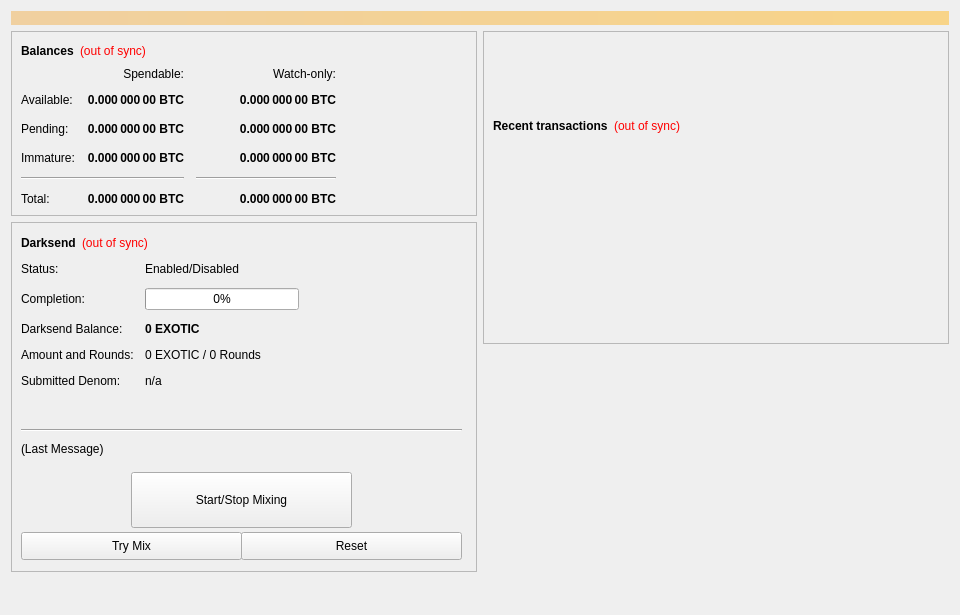
<?xml version="1.0" encoding="UTF-8"?>
<ui version="4.0">
 <class>OverviewPage</class>
 <widget class="QWidget" name="OverviewPage">
  <property name="geometry">
   <rect>
    <x>0</x>
    <y>0</y>
    <width>960</width>
    <height>615</height>
   </rect>
  </property>
  <property name="minimumSize">
   <size>
    <width>960</width>
    <height>0</height>
   </size>
  </property>
  <property name="windowTitle">
   <string>Form</string>
  </property>
  <layout class="QVBoxLayout" name="topLayout">
   <item>
    <widget class="QLabel" name="labelAlerts">
     <property name="visible">
      <bool>false</bool>
     </property>
     <property name="styleSheet">
      <string notr="true">background-color: qlineargradient(x1: 0, y1: 0, x2: 1, y2: 0, stop:0 #F0D0A0, stop:1 #F8D488); color:#000000;</string>
     </property>
     <property name="wordWrap">
      <bool>true</bool>
     </property>
     <property name="margin">
      <number>3</number>
     </property>
    </widget>
   </item>
   <item>
    <layout class="QHBoxLayout" name="horizontalLayout" stretch="1,1">
     <item>
      <layout class="QVBoxLayout" name="verticalLayout_2">
       <item>
        <widget class="QFrame" name="frame">
         <property name="frameShape">
          <enum>QFrame::StyledPanel</enum>
         </property>
         <property name="frameShadow">
          <enum>QFrame::Raised</enum>
         </property>
         <layout class="QVBoxLayout" name="verticalLayout_4">
          <item>
           <layout class="QHBoxLayout" name="horizontalLayout_4">
            <item>
             <widget class="QLabel" name="label_5">
              <property name="font">
               <font>
                <weight>75</weight>
                <bold>true</bold>
               </font>
              </property>
              <property name="text">
               <string>Balances</string>
              </property>
             </widget>
            </item>
            <item>
             <widget class="QLabel" name="labelWalletStatus">
              <property name="cursor">
               <cursorShape>WhatsThisCursor</cursorShape>
              </property>
              <property name="toolTip">
               <string>The displayed information may be out of date. Your wallet automatically synchronizes with the EXOTIC network after a connection is established, but this process has not completed yet.</string>
              </property>
              <property name="styleSheet">
               <string notr="true">QLabel { color: red; }</string>
              </property>
              <property name="text">
               <string notr="true">(out of sync)</string>
              </property>
              <property name="alignment">
               <set>Qt::AlignLeading|Qt::AlignLeft|Qt::AlignVCenter</set>
              </property>
             </widget>
            </item>
            <item>
             <spacer name="horizontalSpacer_3">
              <property name="orientation">
               <enum>Qt::Horizontal</enum>
              </property>
              <property name="sizeHint" stdset="0">
               <size>
                <width>40</width>
                <height>20</height>
               </size>
              </property>
             </spacer>
            </item>
           </layout>
          </item>
          <item>
           <layout class="QGridLayout" name="gridLayout">
            <property name="spacing">
             <number>12</number>
            </property>
            <item row="2" column="2">
             <widget class="QLabel" name="labelWatchPending">
              <property name="font">
               <font>
                <weight>75</weight>
                <bold>true</bold>
               </font>
              </property>
              <property name="cursor">
               <cursorShape>IBeamCursor</cursorShape>
              </property>
              <property name="toolTip">
               <string>Unconfirmed transactions to watch-only addresses</string>
              </property>
              <property name="text">
               <string notr="true">0.000 000 00 BTC</string>
              </property>
              <property name="alignment">
               <set>Qt::AlignRight|Qt::AlignTrailing|Qt::AlignVCenter</set>
              </property>
              <property name="textInteractionFlags">
               <set>Qt::LinksAccessibleByMouse|Qt::TextSelectableByKeyboard|Qt::TextSelectableByMouse</set>
              </property>
             </widget>
            </item>
            <item row="2" column="1">
             <widget class="QLabel" name="labelUnconfirmed">
              <property name="font">
               <font>
                <weight>75</weight>
                <bold>true</bold>
               </font>
              </property>
              <property name="cursor">
               <cursorShape>IBeamCursor</cursorShape>
              </property>
              <property name="toolTip">
               <string>Total of transactions that have yet to be confirmed, and do not yet count toward the spendable balance</string>
              </property>
              <property name="text">
               <string notr="true">0.000 000 00 BTC</string>
              </property>
              <property name="alignment">
               <set>Qt::AlignRight|Qt::AlignTrailing|Qt::AlignVCenter</set>
              </property>
              <property name="textInteractionFlags">
               <set>Qt::LinksAccessibleByMouse|Qt::TextSelectableByKeyboard|Qt::TextSelectableByMouse</set>
              </property>
             </widget>
            </item>
            <item row="3" column="2">
             <widget class="QLabel" name="labelWatchImmature">
              <property name="font">
               <font>
                <weight>75</weight>
                <bold>true</bold>
               </font>
              </property>
              <property name="cursor">
               <cursorShape>IBeamCursor</cursorShape>
              </property>
              <property name="toolTip">
               <string>Staked or masternode rewards in watch-only addresses that has not yet matured</string>
              </property>
              <property name="text">
               <string notr="true">0.000 000 00 BTC</string>
              </property>
              <property name="alignment">
               <set>Qt::AlignRight|Qt::AlignTrailing|Qt::AlignVCenter</set>
              </property>
              <property name="textInteractionFlags">
               <set>Qt::LinksAccessibleByMouse|Qt::TextSelectableByKeyboard|Qt::TextSelectableByMouse</set>
              </property>
             </widget>
            </item>
            <item row="4" column="0" colspan="2">
             <widget class="Line" name="lineSpendableBalance">
              <property name="orientation">
               <enum>Qt::Horizontal</enum>
              </property>
             </widget>
            </item>
            <item row="4" column="2">
             <widget class="Line" name="lineWatchBalance">
              <property name="sizePolicy">
               <sizepolicy hsizetype="Preferred" vsizetype="Fixed">
                <horstretch>0</horstretch>
                <verstretch>0</verstretch>
               </sizepolicy>
              </property>
              <property name="minimumSize">
               <size>
                <width>140</width>
                <height>0</height>
               </size>
              </property>
              <property name="orientation">
               <enum>Qt::Horizontal</enum>
              </property>
             </widget>
            </item>
            <item row="5" column="0">
             <widget class="QLabel" name="labelTotalText">
              <property name="text">
               <string>Total:</string>
              </property>
             </widget>
            </item>
            <item row="3" column="1">
             <widget class="QLabel" name="labelImmature">
              <property name="font">
               <font>
                <weight>75</weight>
                <bold>true</bold>
               </font>
              </property>
              <property name="cursor">
               <cursorShape>IBeamCursor</cursorShape>
              </property>
              <property name="toolTip">
               <string>Staked or masternode rewards that has not yet matured</string>
              </property>
              <property name="text">
               <string notr="true">0.000 000 00 BTC</string>
              </property>
              <property name="alignment">
               <set>Qt::AlignRight|Qt::AlignTrailing|Qt::AlignVCenter</set>
              </property>
              <property name="textInteractionFlags">
               <set>Qt::LinksAccessibleByMouse|Qt::TextSelectableByKeyboard|Qt::TextSelectableByMouse</set>
              </property>
             </widget>
            </item>
            <item row="2" column="3">
             <spacer name="horizontalSpacer_2">
              <property name="orientation">
               <enum>Qt::Horizontal</enum>
              </property>
              <property name="sizeHint" stdset="0">
               <size>
                <width>40</width>
                <height>20</height>
               </size>
              </property>
             </spacer>
            </item>
            <item row="3" column="0">
             <widget class="QLabel" name="labelImmatureText">
              <property name="text">
               <string>Immature:</string>
              </property>
             </widget>
            </item>
            <item row="5" column="1">
             <widget class="QLabel" name="labelTotal">
              <property name="font">
               <font>
                <weight>75</weight>
                <bold>true</bold>
               </font>
              </property>
              <property name="cursor">
               <cursorShape>IBeamCursor</cursorShape>
              </property>
              <property name="toolTip">
               <string>Your current total balance</string>
              </property>
              <property name="text">
               <string notr="true">0.000 000 00 BTC</string>
              </property>
              <property name="alignment">
               <set>Qt::AlignRight|Qt::AlignTrailing|Qt::AlignVCenter</set>
              </property>
              <property name="textInteractionFlags">
               <set>Qt::LinksAccessibleByMouse|Qt::TextSelectableByKeyboard|Qt::TextSelectableByMouse</set>
              </property>
             </widget>
            </item>
            <item row="5" column="2">
             <widget class="QLabel" name="labelWatchTotal">
              <property name="font">
               <font>
                <weight>75</weight>
                <bold>true</bold>
               </font>
              </property>
              <property name="cursor">
               <cursorShape>IBeamCursor</cursorShape>
              </property>
              <property name="toolTip">
               <string>Current total balance in watch-only addresses</string>
              </property>
              <property name="text">
               <string notr="true">0.000 000 00 BTC</string>
              </property>
              <property name="alignment">
               <set>Qt::AlignRight|Qt::AlignTrailing|Qt::AlignVCenter</set>
              </property>
              <property name="textInteractionFlags">
               <set>Qt::LinksAccessibleByMouse|Qt::TextSelectableByKeyboard|Qt::TextSelectableByMouse</set>
              </property>
             </widget>
            </item>
            <item row="0" column="2">
             <widget class="QLabel" name="labelWatchonly">
              <property name="text">
               <string>Watch-only:</string>
              </property>
              <property name="alignment">
               <set>Qt::AlignRight|Qt::AlignTrailing|Qt::AlignVCenter</set>
              </property>
             </widget>
            </item>
            <item row="1" column="0">
             <widget class="QLabel" name="labelBalanceText">
              <property name="text">
               <string>Available:</string>
              </property>
             </widget>
            </item>
            <item row="1" column="1">
             <widget class="QLabel" name="labelBalance">
              <property name="font">
               <font>
                <weight>75</weight>
                <bold>true</bold>
               </font>
              </property>
              <property name="cursor">
               <cursorShape>IBeamCursor</cursorShape>
              </property>
              <property name="toolTip">
               <string>Your current spendable balance</string>
              </property>
              <property name="text">
               <string notr="true">0.000 000 00 BTC</string>
              </property>
              <property name="alignment">
               <set>Qt::AlignRight|Qt::AlignTrailing|Qt::AlignVCenter</set>
              </property>
              <property name="textInteractionFlags">
               <set>Qt::LinksAccessibleByMouse|Qt::TextSelectableByKeyboard|Qt::TextSelectableByMouse</set>
              </property>
             </widget>
            </item>
            <item row="1" column="2">
             <widget class="QLabel" name="labelWatchAvailable">
              <property name="font">
               <font>
                <weight>75</weight>
                <bold>true</bold>
               </font>
              </property>
              <property name="cursor">
               <cursorShape>IBeamCursor</cursorShape>
              </property>
              <property name="toolTip">
               <string>Your current balance in watch-only addresses</string>
              </property>
              <property name="text">
               <string notr="true">0.000 000 00 BTC</string>
              </property>
              <property name="alignment">
               <set>Qt::AlignRight|Qt::AlignTrailing|Qt::AlignVCenter</set>
              </property>
              <property name="textInteractionFlags">
               <set>Qt::LinksAccessibleByMouse|Qt::TextSelectableByKeyboard|Qt::TextSelectableByMouse</set>
              </property>
             </widget>
            </item>
            <item row="2" column="0">
             <widget class="QLabel" name="labelPendingText">
              <property name="text">
               <string>Pending:</string>
              </property>
             </widget>
            </item>
            <item row="0" column="1">
             <widget class="QLabel" name="labelSpendable">
              <property name="text">
               <string>Spendable:</string>
              </property>
              <property name="alignment">
               <set>Qt::AlignRight|Qt::AlignTrailing|Qt::AlignVCenter</set>
              </property>
             </widget>
            </item>
           </layout>
          </item>
         </layout>
        </widget>
       </item>
       <item>
        <widget class="QFrame" name="frameDarksend">
         <property name="minimumSize">
          <size>
           <width>0</width>
           <height>350</height>
          </size>
         </property>
         <property name="layoutDirection">
          <enum>Qt::LeftToRight</enum>
         </property>
         <property name="frameShape">
          <enum>QFrame::StyledPanel</enum>
         </property>
         <property name="frameShadow">
          <enum>QFrame::Raised</enum>
         </property>
         <widget class="QWidget" name="formLayoutWidget">
          <property name="geometry">
           <rect>
            <x>10</x>
            <y>40</y>
            <width>451</width>
            <height>161</height>
           </rect>
          </property>
          <layout class="QFormLayout" name="formLayout">
           <property name="fieldGrowthPolicy">
            <enum>QFormLayout::AllNonFixedFieldsGrow</enum>
           </property>
           <property name="horizontalSpacing">
            <number>11</number>
           </property>
           <property name="verticalSpacing">
            <number>12</number>
           </property>
           <item row="0" column="0">
            <widget class="QLabel" name="label_6">
             <property name="text">
              <string>Status:</string>
             </property>
            </widget>
           </item>
           <item row="1" column="0">
            <widget class="QLabel" name="label_7">
             <property name="text">
              <string>Completion:</string>
             </property>
            </widget>
           </item>
           <item row="1" column="1">
            <widget class="QProgressBar" name="DarksendProgress">
             <property name="maximumSize">
              <size>
               <width>154</width>
               <height>16777215</height>
              </size>
             </property>
             <property name="value">
              <number>0</number>
             </property>
            </widget>
           </item>
           <item row="2" column="0">
            <widget class="QLabel" name="labelAnonymizedText">
             <property name="text">
              <string>Darksend Balance:</string>
             </property>
            </widget>
           </item>
           <item row="2" column="1">
            <widget class="QLabel" name="labelAnonymized">
             <property name="font">
              <font>
               <weight>75</weight>
               <bold>true</bold>
              </font>
             </property>
             <property name="text">
              <string notr="true">0 EXOTIC</string>
             </property>
            </widget>
           </item>
           <item row="3" column="0">
            <widget class="QLabel" name="label_8">
             <property name="text">
              <string>Amount and Rounds:</string>
             </property>
            </widget>
           </item>
           <item row="3" column="1">
            <widget class="QLabel" name="labelAmountRounds">
             <property name="text">
              <string>0 EXOTIC / 0 Rounds</string>
             </property>
            </widget>
           </item>
           <item row="4" column="0">
            <widget class="QLabel" name="label_9">
             <property name="text">
              <string>Submitted Denom:</string>
             </property>
            </widget>
           </item>
           <item row="4" column="1">
            <widget class="QLabel" name="labelSubmittedDenom">
             <property name="toolTip">
              <string>The denominations you submitted to the Masternode.&lt;br&gt;To mix, other users must submit the exact same denominations.</string>
             </property>
             <property name="text">
              <string>n/a</string>
             </property>
            </widget>
           </item>
           <item row="0" column="1">
            <widget class="QLabel" name="DarksendEnabled">
             <property name="text">
              <string>Enabled/Disabled</string>
             </property>
            </widget>
           </item>
          </layout>
         </widget>
         <widget class="QPushButton" name="runAutoDenom">
          <property name="geometry">
           <rect>
            <x>251</x>
            <y>17</y>
            <width>1</width>
            <height>1</height>
           </rect>
          </property>
          <property name="palette">
           <palette>
            <active>
             <colorrole role="WindowText">
              <brush brushstyle="SolidPattern">
               <color alpha="255">
                <red>0</red>
                <green>0</green>
                <blue>0</blue>
               </color>
              </brush>
             </colorrole>
             <colorrole role="Button">
              <brush brushstyle="SolidPattern">
               <color alpha="255">
                <red>239</red>
                <green>238</green>
                <blue>238</blue>
               </color>
              </brush>
             </colorrole>
             <colorrole role="Light">
              <brush brushstyle="SolidPattern">
               <color alpha="255">
                <red>255</red>
                <green>255</green>
                <blue>255</blue>
               </color>
              </brush>
             </colorrole>
             <colorrole role="Midlight">
              <brush brushstyle="SolidPattern">
               <color alpha="255">
                <red>247</red>
                <green>246</green>
                <blue>246</blue>
               </color>
              </brush>
             </colorrole>
             <colorrole role="Dark">
              <brush brushstyle="SolidPattern">
               <color alpha="255">
                <red>119</red>
                <green>119</green>
                <blue>119</blue>
               </color>
              </brush>
             </colorrole>
             <colorrole role="Mid">
              <brush brushstyle="SolidPattern">
               <color alpha="255">
                <red>159</red>
                <green>159</green>
                <blue>159</blue>
               </color>
              </brush>
             </colorrole>
             <colorrole role="Text">
              <brush brushstyle="SolidPattern">
               <color alpha="255">
                <red>0</red>
                <green>0</green>
                <blue>0</blue>
               </color>
              </brush>
             </colorrole>
             <colorrole role="BrightText">
              <brush brushstyle="SolidPattern">
               <color alpha="255">
                <red>255</red>
                <green>255</green>
                <blue>255</blue>
               </color>
              </brush>
             </colorrole>
             <colorrole role="ButtonText">
              <brush brushstyle="SolidPattern">
               <color alpha="255">
                <red>0</red>
                <green>0</green>
                <blue>0</blue>
               </color>
              </brush>
             </colorrole>
             <colorrole role="Base">
              <brush brushstyle="SolidPattern">
               <color alpha="255">
                <red>255</red>
                <green>255</green>
                <blue>255</blue>
               </color>
              </brush>
             </colorrole>
             <colorrole role="Window">
              <brush brushstyle="SolidPattern">
               <color alpha="255">
                <red>239</red>
                <green>238</green>
                <blue>238</blue>
               </color>
              </brush>
             </colorrole>
             <colorrole role="Shadow">
              <brush brushstyle="SolidPattern">
               <color alpha="255">
                <red>0</red>
                <green>0</green>
                <blue>0</blue>
               </color>
              </brush>
             </colorrole>
             <colorrole role="AlternateBase">
              <brush brushstyle="SolidPattern">
               <color alpha="255">
                <red>247</red>
                <green>246</green>
                <blue>246</blue>
               </color>
              </brush>
             </colorrole>
             <colorrole role="ToolTipBase">
              <brush brushstyle="SolidPattern">
               <color alpha="255">
                <red>255</red>
                <green>255</green>
                <blue>220</blue>
               </color>
              </brush>
             </colorrole>
             <colorrole role="ToolTipText">
              <brush brushstyle="SolidPattern">
               <color alpha="255">
                <red>0</red>
                <green>0</green>
                <blue>0</blue>
               </color>
              </brush>
             </colorrole>
            </active>
            <inactive>
             <colorrole role="WindowText">
              <brush brushstyle="SolidPattern">
               <color alpha="255">
                <red>0</red>
                <green>0</green>
                <blue>0</blue>
               </color>
              </brush>
             </colorrole>
             <colorrole role="Button">
              <brush brushstyle="SolidPattern">
               <color alpha="255">
                <red>239</red>
                <green>238</green>
                <blue>238</blue>
               </color>
              </brush>
             </colorrole>
             <colorrole role="Light">
              <brush brushstyle="SolidPattern">
               <color alpha="255">
                <red>255</red>
                <green>255</green>
                <blue>255</blue>
               </color>
              </brush>
             </colorrole>
             <colorrole role="Midlight">
              <brush brushstyle="SolidPattern">
               <color alpha="255">
                <red>247</red>
                <green>246</green>
                <blue>246</blue>
               </color>
              </brush>
             </colorrole>
             <colorrole role="Dark">
              <brush brushstyle="SolidPattern">
               <color alpha="255">
                <red>119</red>
                <green>119</green>
                <blue>119</blue>
               </color>
              </brush>
             </colorrole>
             <colorrole role="Mid">
              <brush brushstyle="SolidPattern">
               <color alpha="255">
                <red>159</red>
                <green>159</green>
                <blue>159</blue>
               </color>
              </brush>
             </colorrole>
             <colorrole role="Text">
              <brush brushstyle="SolidPattern">
               <color alpha="255">
                <red>0</red>
                <green>0</green>
                <blue>0</blue>
               </color>
              </brush>
             </colorrole>
             <colorrole role="BrightText">
              <brush brushstyle="SolidPattern">
               <color alpha="255">
                <red>255</red>
                <green>255</green>
                <blue>255</blue>
               </color>
              </brush>
             </colorrole>
             <colorrole role="ButtonText">
              <brush brushstyle="SolidPattern">
               <color alpha="255">
                <red>0</red>
                <green>0</green>
                <blue>0</blue>
               </color>
              </brush>
             </colorrole>
             <colorrole role="Base">
              <brush brushstyle="SolidPattern">
               <color alpha="255">
                <red>255</red>
                <green>255</green>
                <blue>255</blue>
               </color>
              </brush>
             </colorrole>
             <colorrole role="Window">
              <brush brushstyle="SolidPattern">
               <color alpha="255">
                <red>239</red>
                <green>238</green>
                <blue>238</blue>
               </color>
              </brush>
             </colorrole>
             <colorrole role="Shadow">
              <brush brushstyle="SolidPattern">
               <color alpha="255">
                <red>0</red>
                <green>0</green>
                <blue>0</blue>
               </color>
              </brush>
             </colorrole>
             <colorrole role="AlternateBase">
              <brush brushstyle="SolidPattern">
               <color alpha="255">
                <red>247</red>
                <green>246</green>
                <blue>246</blue>
               </color>
              </brush>
             </colorrole>
             <colorrole role="ToolTipBase">
              <brush brushstyle="SolidPattern">
               <color alpha="255">
                <red>255</red>
                <green>255</green>
                <blue>220</blue>
               </color>
              </brush>
             </colorrole>
             <colorrole role="ToolTipText">
              <brush brushstyle="SolidPattern">
               <color alpha="255">
                <red>0</red>
                <green>0</green>
                <blue>0</blue>
               </color>
              </brush>
             </colorrole>
            </inactive>
            <disabled>
             <colorrole role="WindowText">
              <brush brushstyle="SolidPattern">
               <color alpha="255">
                <red>119</red>
                <green>119</green>
                <blue>119</blue>
               </color>
              </brush>
             </colorrole>
             <colorrole role="Button">
              <brush brushstyle="SolidPattern">
               <color alpha="255">
                <red>239</red>
                <green>238</green>
                <blue>238</blue>
               </color>
              </brush>
             </colorrole>
             <colorrole role="Light">
              <brush brushstyle="SolidPattern">
               <color alpha="255">
                <red>255</red>
                <green>255</green>
                <blue>255</blue>
               </color>
              </brush>
             </colorrole>
             <colorrole role="Midlight">
              <brush brushstyle="SolidPattern">
               <color alpha="255">
                <red>247</red>
                <green>246</green>
                <blue>246</blue>
               </color>
              </brush>
             </colorrole>
             <colorrole role="Dark">
              <brush brushstyle="SolidPattern">
               <color alpha="255">
                <red>119</red>
                <green>119</green>
                <blue>119</blue>
               </color>
              </brush>
             </colorrole>
             <colorrole role="Mid">
              <brush brushstyle="SolidPattern">
               <color alpha="255">
                <red>159</red>
                <green>159</green>
                <blue>159</blue>
               </color>
              </brush>
             </colorrole>
             <colorrole role="Text">
              <brush brushstyle="SolidPattern">
               <color alpha="255">
                <red>119</red>
                <green>119</green>
                <blue>119</blue>
               </color>
              </brush>
             </colorrole>
             <colorrole role="BrightText">
              <brush brushstyle="SolidPattern">
               <color alpha="255">
                <red>255</red>
                <green>255</green>
                <blue>255</blue>
               </color>
              </brush>
             </colorrole>
             <colorrole role="ButtonText">
              <brush brushstyle="SolidPattern">
               <color alpha="255">
                <red>119</red>
                <green>119</green>
                <blue>119</blue>
               </color>
              </brush>
             </colorrole>
             <colorrole role="Base">
              <brush brushstyle="SolidPattern">
               <color alpha="255">
                <red>239</red>
                <green>238</green>
                <blue>238</blue>
               </color>
              </brush>
             </colorrole>
             <colorrole role="Window">
              <brush brushstyle="SolidPattern">
               <color alpha="255">
                <red>239</red>
                <green>238</green>
                <blue>238</blue>
               </color>
              </brush>
             </colorrole>
             <colorrole role="Shadow">
              <brush brushstyle="SolidPattern">
               <color alpha="255">
                <red>0</red>
                <green>0</green>
                <blue>0</blue>
               </color>
              </brush>
             </colorrole>
             <colorrole role="AlternateBase">
              <brush brushstyle="SolidPattern">
               <color alpha="255">
                <red>239</red>
                <green>238</green>
                <blue>238</blue>
               </color>
              </brush>
             </colorrole>
             <colorrole role="ToolTipBase">
              <brush brushstyle="SolidPattern">
               <color alpha="255">
                <red>255</red>
                <green>255</green>
                <blue>220</blue>
               </color>
              </brush>
             </colorrole>
             <colorrole role="ToolTipText">
              <brush brushstyle="SolidPattern">
               <color alpha="255">
                <red>0</red>
                <green>0</green>
                <blue>0</blue>
               </color>
              </brush>
             </colorrole>
            </disabled>
           </palette>
          </property>
          <property name="focusPolicy">
           <enum>Qt::NoFocus</enum>
          </property>
          <property name="autoFillBackground">
           <bool>true</bool>
          </property>
          <property name="text">
           <string/>
          </property>
          <property name="flat">
           <bool>true</bool>
          </property>
         </widget>
         <widget class="QPushButton" name="toggleDarksend">
          <property name="geometry">
           <rect>
            <x>120</x>
            <y>250</y>
            <width>221</width>
            <height>56</height>
           </rect>
          </property>
          <property name="sizePolicy">
           <sizepolicy hsizetype="MinimumExpanding" vsizetype="Fixed">
            <horstretch>0</horstretch>
            <verstretch>0</verstretch>
           </sizepolicy>
          </property>
          <property name="text">
           <string>Start/Stop Mixing</string>
          </property>
         </widget>
         <widget class="Line" name="lineLastMessage">
          <property name="geometry">
           <rect>
            <x>10</x>
            <y>200</y>
            <width>441</width>
            <height>16</height>
           </rect>
          </property>
          <property name="orientation">
           <enum>Qt::Horizontal</enum>
          </property>
         </widget>
         <widget class="QLabel" name="DarksendStatus">
          <property name="geometry">
           <rect>
            <x>10</x>
            <y>220</y>
            <width>451</width>
            <height>61</height>
           </rect>
          </property>
          <property name="minimumSize">
           <size>
            <width>288</width>
            <height>43</height>
           </size>
          </property>
          <property name="text">
           <string>(Last Message)</string>
          </property>
          <property name="alignment">
           <set>Qt::AlignLeading|Qt::AlignLeft|Qt::AlignTop</set>
          </property>
          <property name="wordWrap">
           <bool>true</bool>
          </property>
         </widget>
         <widget class="QPushButton" name="DarksendAuto">
          <property name="geometry">
           <rect>
            <x>10</x>
            <y>310</y>
            <width>221</width>
            <height>28</height>
           </rect>
          </property>
          <property name="sizePolicy">
           <sizepolicy hsizetype="MinimumExpanding" vsizetype="Fixed">
            <horstretch>0</horstretch>
            <verstretch>0</verstretch>
           </sizepolicy>
          </property>
          <property name="toolTip">
           <string>Try to manually submit a Darksend request.</string>
          </property>
          <property name="text">
           <string>Try Mix</string>
          </property>
         </widget>
         <widget class="QPushButton" name="DarksendReset">
          <property name="geometry">
           <rect>
            <x>230</x>
            <y>310</y>
            <width>221</width>
            <height>28</height>
           </rect>
          </property>
          <property name="sizePolicy">
           <sizepolicy hsizetype="MinimumExpanding" vsizetype="Fixed">
            <horstretch>0</horstretch>
            <verstretch>0</verstretch>
           </sizepolicy>
          </property>
          <property name="toolTip">
           <string>Reset the current status of Darksend (can interrupt Darksend if it's in the process of Mixing, which can cost you money!)</string>
          </property>
          <property name="autoFillBackground">
           <bool>false</bool>
          </property>
          <property name="text">
           <string>Reset</string>
          </property>
         </widget>
         <widget class="QWidget" name="layoutWidget">
          <property name="geometry">
           <rect>
            <x>10</x>
            <y>10</y>
            <width>431</width>
            <height>22</height>
           </rect>
          </property>
          <layout class="QHBoxLayout" name="horizontalLayout_5">
           <item>
            <widget class="QLabel" name="label_2">
             <property name="font">
              <font>
               <weight>75</weight>
               <bold>true</bold>
              </font>
             </property>
             <property name="text">
              <string>Darksend</string>
             </property>
            </widget>
           </item>
           <item>
            <widget class="QLabel" name="labelDarksendSyncStatus">
             <property name="toolTip">
              <string>The displayed information may be out of date. Your wallet automatically synchronizes with the EXOTIC network after a connection is established, but this process has not completed yet.</string>
             </property>
             <property name="styleSheet">
              <string notr="true">QLabel { color: red; }</string>
             </property>
             <property name="text">
              <string notr="true">(out of sync)</string>
             </property>
             <property name="alignment">
              <set>Qt::AlignLeading|Qt::AlignLeft|Qt::AlignVCenter</set>
             </property>
            </widget>
           </item>
           <item>
            <spacer name="horizontalSpacer_4">
             <property name="orientation">
              <enum>Qt::Horizontal</enum>
             </property>
             <property name="sizeHint" stdset="0">
              <size>
               <width>40</width>
               <height>20</height>
              </size>
             </property>
            </spacer>
           </item>
          </layout>
         </widget>
        </widget>
       </item>
       <item>
        <spacer name="verticalSpacer">
         <property name="orientation">
          <enum>Qt::Vertical</enum>
         </property>
         <property name="sizeHint" stdset="0">
          <size>
           <width>20</width>
           <height>40</height>
          </size>
         </property>
        </spacer>
       </item>
      </layout>
     </item>
     <item>
      <layout class="QVBoxLayout" name="verticalLayout_3">
       <item>
        <widget class="QFrame" name="frame_2">
         <property name="frameShape">
          <enum>QFrame::StyledPanel</enum>
         </property>
         <property name="frameShadow">
          <enum>QFrame::Raised</enum>
         </property>
         <layout class="QVBoxLayout" name="verticalLayout">
          <item>
           <spacer name="verticalSpacer_3">
            <property name="orientation">
             <enum>Qt::Vertical</enum>
            </property>
            <property name="sizeType">
             <enum>QSizePolicy::Fixed</enum>
            </property>
            <property name="sizeHint" stdset="0">
             <size>
              <width>20</width>
              <height>75</height>
             </size>
            </property>
           </spacer>
          </item>
          <item>
           <layout class="QHBoxLayout" name="horizontalLayout_2">
            <item>
             <widget class="QLabel" name="label_4">
              <property name="font">
               <font>
                <weight>75</weight>
                <bold>true</bold>
               </font>
              </property>
              <property name="text">
               <string>Recent transactions</string>
              </property>
             </widget>
            </item>
            <item>
             <widget class="QLabel" name="labelTransactionsStatus">
              <property name="cursor">
               <cursorShape>WhatsThisCursor</cursorShape>
              </property>
              <property name="toolTip">
               <string>The displayed information may be out of date. Your wallet automatically synchronizes with the EXOTIC network after a connection is established, but this process has not completed yet.</string>
              </property>
              <property name="styleSheet">
               <string notr="true">QLabel { color: red; }</string>
              </property>
              <property name="text">
               <string notr="true">(out of sync)</string>
              </property>
              <property name="alignment">
               <set>Qt::AlignRight|Qt::AlignTrailing|Qt::AlignVCenter</set>
              </property>
             </widget>
            </item>
            <item>
             <spacer name="horizontalSpacer">
              <property name="orientation">
               <enum>Qt::Horizontal</enum>
              </property>
              <property name="sizeHint" stdset="0">
               <size>
                <width>40</width>
                <height>20</height>
               </size>
              </property>
             </spacer>
            </item>
           </layout>
          </item>
          <item>
           <widget class="QListView" name="listTransactions">
            <property name="styleSheet">
             <string notr="true">QListView { background: transparent; }</string>
            </property>
            <property name="frameShape">
             <enum>QFrame::NoFrame</enum>
            </property>
            <property name="verticalScrollBarPolicy">
             <enum>Qt::ScrollBarAlwaysOff</enum>
            </property>
            <property name="horizontalScrollBarPolicy">
             <enum>Qt::ScrollBarAlwaysOff</enum>
            </property>
            <property name="selectionMode">
             <enum>QAbstractItemView::NoSelection</enum>
            </property>
           </widget>
          </item>
         </layout>
        </widget>
       </item>
       <item>
        <spacer name="verticalSpacer_2">
         <property name="orientation">
          <enum>Qt::Vertical</enum>
         </property>
         <property name="sizeType">
          <enum>QSizePolicy::Expanding</enum>
         </property>
         <property name="sizeHint" stdset="0">
          <size>
           <width>20</width>
           <height>40</height>
          </size>
         </property>
        </spacer>
       </item>
      </layout>
     </item>
    </layout>
   </item>
  </layout>
 </widget>
 <resources/>
 <connections/>
</ui>
